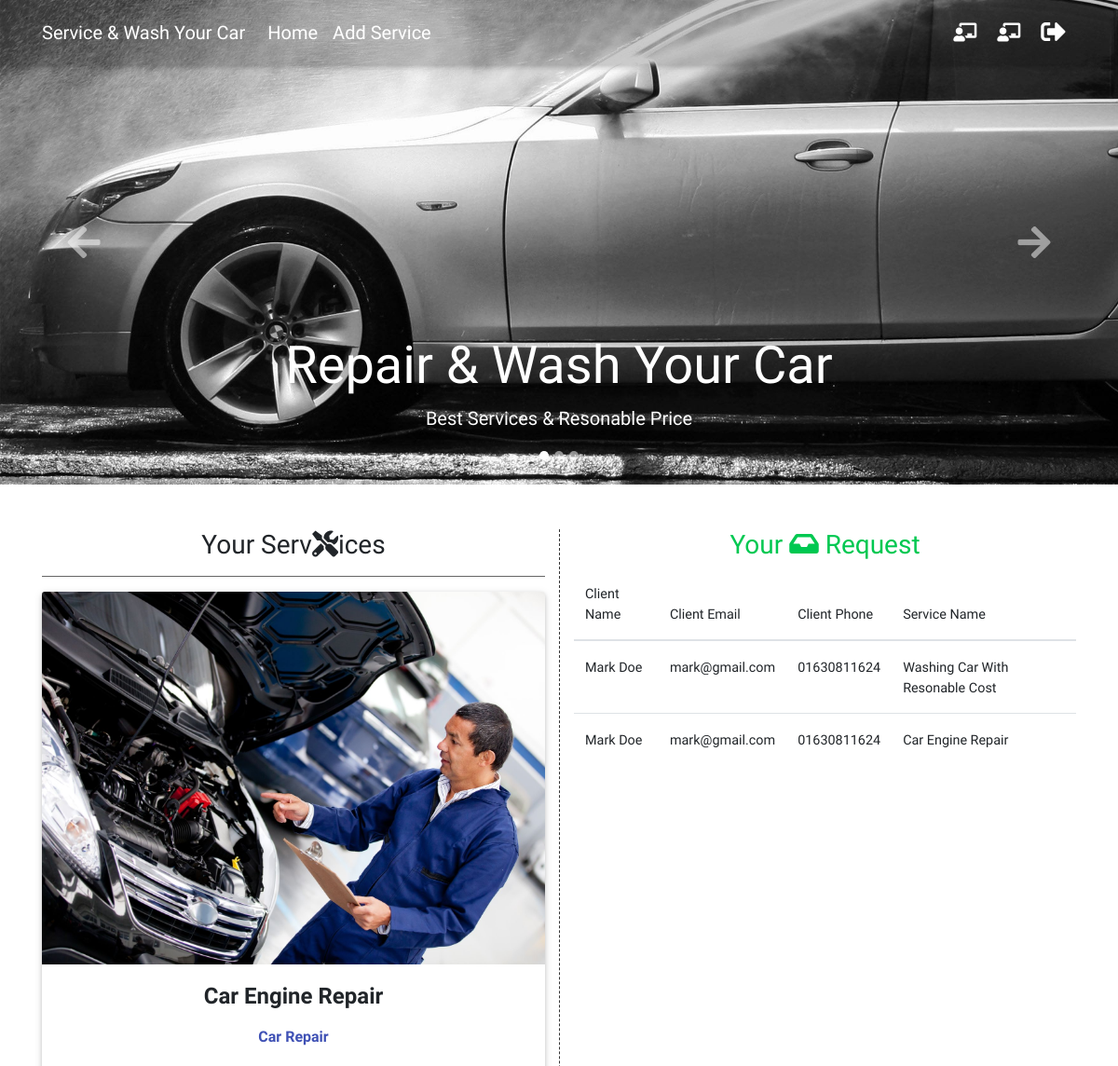
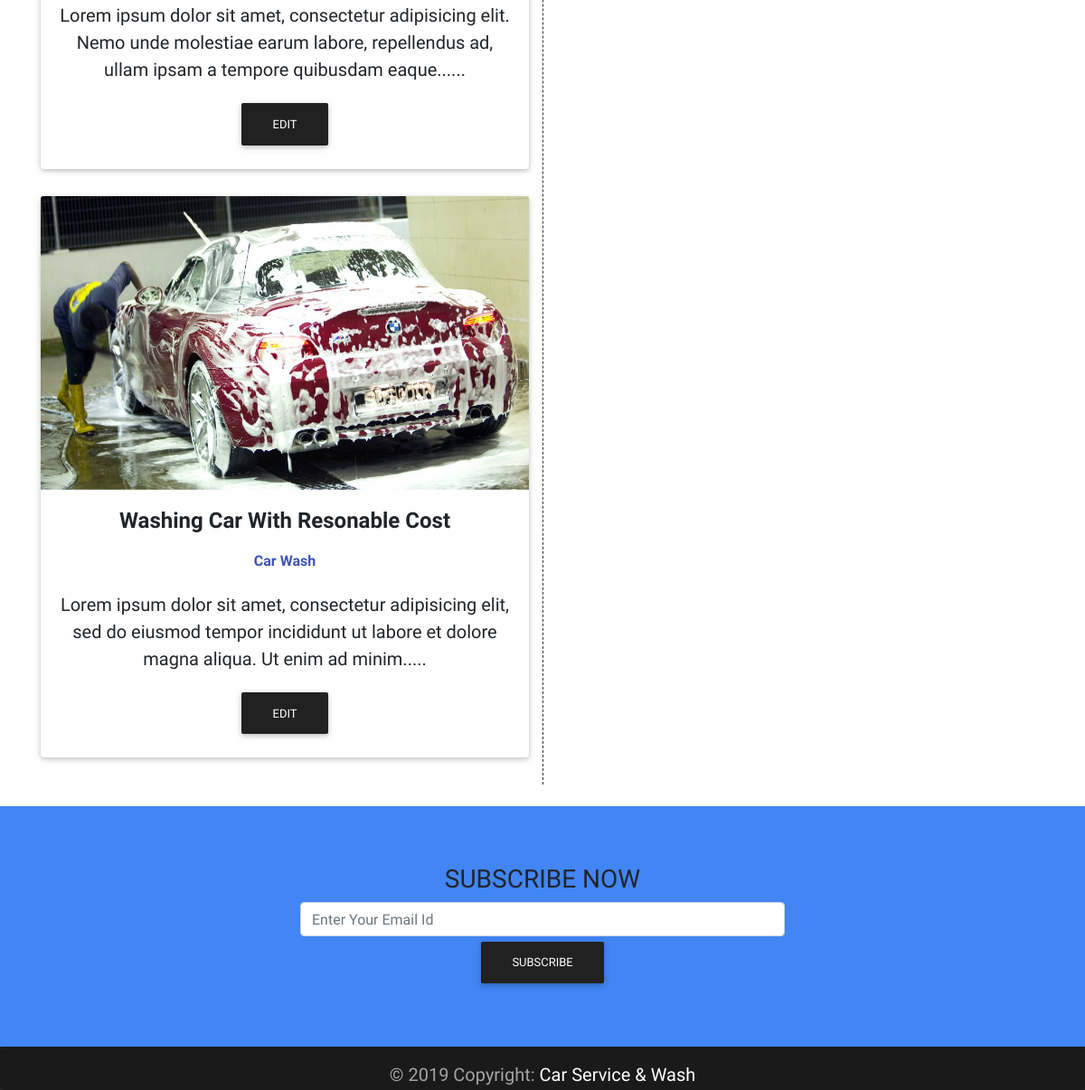
Screenshot of /provider_dashboard.php (signed in) with the database file from the repository (2 pictures, top to bottom).
### tables this page shows
CREATE TABLE `services` (
  `id` int(11) UNSIGNED NOT NULL,
  `name` varchar(150) NOT NULL,
  `location` varchar(150) NOT NULL,
  `phone` varchar(15) NOT NULL,
  `category_id` int(10) UNSIGNED NOT NULL,
  `user_id` int(10) UNSIGNED NOT NULL,
  `description` text NOT NULL,
  `price` varchar(20) NOT NULL,
  `image` varchar(255) NOT NULL,
  `date` timestamp NOT NULL DEFAULT CURRENT_TIMESTAMP
);

CREATE TABLE `categories` (
  `id` int(11) UNSIGNED NOT NULL,
  `name` varchar(140) NOT NULL
);

CREATE TABLE `requests` (
  `id` int(10) UNSIGNED NOT NULL,
  `provider_id` int(10) UNSIGNED NOT NULL,
  `service_id` int(10) UNSIGNED NOT NULL,
  `user_id` int(10) UNSIGNED NOT NULL,
  `date` timestamp NOT NULL DEFAULT CURRENT_TIMESTAMP
);

CREATE TABLE `users` (
  `id` int(11) UNSIGNED NOT NULL,
  `full_name` varchar(150) NOT NULL,
  `email` varchar(150) NOT NULL,
  `phone` varchar(20) NOT NULL,
  `user_type` int(11) NOT NULL,
  `password` varchar(140) NOT NULL,
  `reset_code` varchar(32) DEFAULT NULL,
  `is_active` tinyint(4) DEFAULT '0',
  `date` timestamp NOT NULL DEFAULT CURRENT_TIMESTAMP
);

### lib/Session.php (called while the page is built, shortened)
<?php
    class Session{
    public static function get($key){
    if (isset($_SESSION[$key])) {
            return $_SESSION[$key];
        } else {
            return false;
        }
    }
    }
    ?>

### classes/User.php (called while the page is built, shortened)
<?php
	$filepath=realpath(dirname(__FILE__));
	include_once ($filepath.'../../lib/Database.php') ;
	include_once ($filepath.'../../helpers/Format.php') ;
?>
<?php
class User
{
	private $db;
	function __construct(){
		$this->db=new Database();
	}
	public function getUserIdAndUserType(){
		return array(Session::get('userId'),Session::get('userType'));
	}
	public function getUserCategoryName($userId,$userType){
		$query = "SELECT name FROM user_categories LEFT JOIN users ON users.id='$userId' WHERE user_categories.id='$userType'";
		$result = $this->db->select($query);
		if($result){
			while ($value = $result->fetch_assoc()) {
				return $value['name'];
			}
		}
	}
	public function checkNormalUser(){
		list($x,$y) = $this->getUserIdAndUserType();
		if ($this->getUserCategoryName($x,$y) === 'User') {
			return true;
		}
		return false;
	}
}
?>

### lib/Database.php (called while the page is built, shortened)
<?php
    Class Database{
     public $host   = DB_HOST;
     public $user   = DB_USER;
     public $pass   = DB_PASS;
     public $dbname = DB_NAME;
     public $link;
    private function connectDB(){
     $this->link = new mysqli($this->host, $this->user, $this->pass,
      $this->dbname);
     }
    public function select($query){
      $result = $this->link->query($query) or
       die($this->link->error.__LINE__);
      if($result->num_rows > 0){
        return $result;
      } else {
        return false;
      }
     }
    }

### inc/inc.php (called while the page is built, shortened)
<?php
include 'lib/Session.php' ;
	include 'lib/Database.php' ;
	include 'helpers/Format.php';
	$fm = new Format();
	$user = new User();
	$service = new Service();
	$request = new Request();
?>

### classes/Service.php (called while the page is built, shortened)
<?php
	$filepath=realpath(dirname(__FILE__));
	include_once ($filepath.'/../lib/Database.php');
	include_once ($filepath.'/../helpers/Format.php') ;
	include_once 'Category.php';
?>
<?php
	class Service
	{
		private $db;
		function __construct(){
			$this->db=new Database();
		}
		public function getAllServiceByProvider(){
			$user_id = (Session::get('userId') !== false) ? Session::get('userId') : $id;
			$query="SELECT services.*,
					services.id as service_id,
					categories.name as cat_name,
					categories.id as cat_id
					FROM services
					INNER JOIN categories
					on services.category_id = categories.id
					WHERE services.user_id = '$user_id'
					order by services.id desc";
	   		$result=$this->db->select($query);
	   		return $result;
		}
	}
?>

### classes/Category.php (called while the page is built, shortened)
<?php
	$filepath=realpath(dirname(__FILE__));
	include_once ($filepath.'/../lib/Database.php');
	include_once ($filepath.'/../helpers/Format.php') ;
?>

### helpers/Format.php (called while the page is built, shortened)
<?php
class Format
{
    public function textShorten($text, $limit = 400){
        $text = $text. " ";
        $text = substr($text, 0, $limit);
        $text = substr($text, 0, strrpos($text, ' '));
        $text = $text.".....";
        return $text;
    }
}
?>

### classes/Request.php (called while the page is built, shortened)
<?php
	$filepath=realpath(dirname(__FILE__));
	include_once ($filepath.'/../lib/Database.php');
	include_once ($filepath.'/../helpers/Format.php') ;
?>
<?php
class Request
{
	private $db;
	function __construct(){
		$this->db=new Database();
	}
	public function getAllRequestForProvider(){
		$user_id = (Session::get('userId') !== false) ? Session::get('userId') : $id;
		$query="SELECT requests.id as request_id,
				users.full_name as user_name,
				users.email as email,
				users.phone as phone,
				users.id as user_id,
				services.name as service_name,
				services.id as service_id
				FROM requests
				INNER JOIN services
				on requests.service_id = services.id
				INNER JOIN users
				on requests.user_id = users.id
				WHERE requests.provider_id = '$user_id'
				order by requests.id desc";
   		$result=$this->db->select($query);
   		return $result;
	}
}
?>

### provider_dashboard.php (the view, shortened to what this page needs)
<?php include 'inc/header.php'; ?>
<?php include 'inc/top_nav.php'; ?>
<?php include 'inc/carousel.php'; ?>
<main>
	<div class="container">
		<div class="mt-5 wow fadeIn">
			<div class="row">
				<div class="col-md-6">
					<h3 class="text-center">Your Serv<i class="fas fa-tools"></i>ices</h3>
					<hr class="hr-dark">
					<?php
						$result = $service->getAllServiceByProvider();
						if($result){
							while ($value = $result->fetch_assoc()) {
					?>
						<div class="card card-cascade wider reverse">
							<div class="view view-cascade overlay">
							    <img class="card-img-top" src="admin/upload/<?php echo $value['image'] ?>" alt="Card image cap">
							</div>
							<div class="card-body card-body-cascade text-center">
							    <h4 class="card-title"><strong><?php echo $value['name']; ?></strong></h4>
							    <h6 class="font-weight-bold indigo-text py-2"><?php echo $value['cat_name']; ?></h6>
							    <p class="card-text">
							    	<?php echo $fm->textShorten(htmlspecialchars_decode($value['description']),150) ?>
							    </p>
							    <a href="edit_service.php?id=<?php echo $value['id'] ;?>" class="btn btn-dark">Edit</a>
							</div>
						</div>
						<br>
					<?php }  } else { ?>
						<div class="alert alert-warning" role="alert">
						  You Dont Have Any Service <a href="add_service.php" class="alert-link">Add Service</a>. Give it a click if you like.
						</div>
					<?php }  ?>
				</div>
				<div class="col-md-6" style="border-left: 1px dashed #333;">
					<h3 class="text-center text-success">Your <i class="fas fa-inbox"></i> Request</h3>
						<table class="table table-responsive table-inverse">
							<thead>
								<tr>
									<th>Client Name</th>
									<th>Client Email</th>
									<th>Client Phone</th>
									<th>Service Name</th>
								</tr>
							</thead>
							<tbody>
								<?php
									$result = $request->getAllRequestForProvider();
									if($result){
										while ($value = $result->fetch_assoc()) {
								?>
								<tr>
									<td><?php echo $value['user_name'] ?></td>
									<td><?php echo $value['email'] ?></td>
									<td><?php echo $value['phone'] ?></td>
									<td><?php echo $value['service_name'] ?></td>
								</tr>
								<?php } } ?>
							</tbody>
						</table>
				</div>
			</div>
		</div>
	</div>
</main>
<?php include 'inc/footer.php'; ?>

### inc/header.php (shortened to what this page needs)
<?php include 'inc.php'; ?>
<!DOCTYPE html>
<html lang="en">
<head>
	<link rel="stylesheet" href="assets/css/font.css">
	<link rel="stylesheet" href="assets/css/bootstrap.min.css">
	<link rel="stylesheet" href="assets/css/mdb.min.css">
	<link rel="stylesheet" href="assets/css/summernote.css">
	<link rel="stylesheet" href="assets/css/style.css">
</head>
<body>

### inc/top_nav.php (shortened to what this page needs)
<nav class="navbar fixed-top navbar-expand-lg navbar-dark  scrolling-navbar">
    <div class="container">
        <a class="navbar-brand" href="index.php">
        <strong>Service & Wash Your Car</strong>
        </a>
        <div class="collapse navbar-collapse" id="navbarSupportedContent">
            <ul class="navbar-nav mr-auto">
                <li class="nav-item">
                  <a class="nav-link" href="index.php">Home
                  </a>
                </li>
                <?php if (Session::get('userLogin') == true || isset($_COOKIE['user'])): ?>
                    <?php if ($user->checkNormalUser() === false): ?>
                        <li class="nav-item">
                          <a class="nav-link" href="<?php echo URLROOT ?>/add_service.php">Add Service</a>
                        </li>
                    <?php endif ?>
                <?php endif ?>
            </ul>
            <ul class="navbar-nav nav-flex-icons">
                <?php if (Session::get('userLogin') == true || isset($_COOKIE['user'])): ?>
                    <?php if ($user->checkNormalUser() === false): ?>
                        <li class="nav-item">
                            <a href="<?php echo(URLROOT);?>/provider_dashboard.php" class="nav-link" title="Provider Dashboard">
                                <i class="fas fa-chalkboard-teacher"></i>
                            </a>
                        </li>
                     <?php endif ?>
                        <li class="nav-item">
                            <a href="<?php echo(URLROOT);?>/user_dashboard.php" class="nav-link" title="User Dashboard">
                                <i class="fas fa-chalkboard-teacher"></i>
                            </a>
                        </li>
                    <li class="nav-item">
                        <a href="<?php echo(URLROOT);?>/logout.php?action=logout" class="nav-link" title="logout">
                            <i class="fas fa-sign-out-alt fa-lg"></i>
                        </a>
                    </li>
                <?php endif ?>
            </ul>
        </div>
    </div>
</nav>

### inc/carousel.php (shortened to what this page needs)
<header>
  <div id="carouselExampleIndicators" class="carousel slide" data-ride="carousel">
    <ol class="carousel-indicators">
      <li data-target="#carouselExampleIndicators" data-slide-to="0" class="active"></li>
      <li data-target="#carouselExampleIndicators" data-slide-to="1"></li>
      <li data-target="#carouselExampleIndicators" data-slide-to="2"></li>
    </ol>
    <div class="carousel-inner" role="listbox">
      <div class="carousel-item active" style="background-image: url('assets/img/carosuel/car_wash1.jpg')">
        <div class="carousel-caption d-none d-md-block">
          <h3 class="display-4">Repair & Wash Your Car</h3>
          <p class="lead">Best Services & Resonable Price</p>
        </div>
      </div>
    </div>
    <a class="carousel-control-prev" href="#carouselExampleIndicators" role="button" data-slide="prev">
          <i class="fas fa-arrow-left fa-2x"></i>
        </a>
    <a class="carousel-control-next" href="#carouselExampleIndicators" role="button" data-slide="next">
          <i class="fas fa-arrow-right fa-2x"></i>
        </a>
  </div>
</header>

### inc/footer.php (shortened to what this page needs)
	<section class="bg-primary text-center p-5 mt-4">
		<div class="container p-3">
			<h3>SUBSCRIBE NOW</h3>
			<form action="#" method="POST">
				<input type="text" class="form-control w-50 align-content-center d-inline-flex" name="text" placeholder="Enter Your Email Id">
				<br>
				<button type="button" class="btn btn-dark" >Subscribe</button>
			</form>
		</div>
	</section>
		<footer class="page-footer font-small elegant-color-dark">
		  <div class="footer-copyright text-center py-3 form-control-lg">© <?php echo date("Y"); ?> Copyright:
		    <a href="index.php">Car Service & Wash</a>
		  </div>
		</footer>
	</body>
</html>

### assets/css/style.css (style rules this page uses)
body { font-family: 'Grenze', serif; font-size: 20px; }
.carousel-item { height: 65vh; min-height: 350px; background: no-repeat center center scroll; -webkit-background-size: cover; -moz-background-size: cover; -o-background-size: cover; background-size: cover; }
.navbar { background-color: rgba(0, 0, 0, 0.2); }

### rows the page displays
services: image (picture), name "Car Engine Repair", category.name "Car Repair", description "Lorem ipsum dolor sit amet, consectetur adipisicing elit. Nemo unde molestiae earum labore, repellendus ad, ullam ipsam a tempore quibusdam eaque......"
services: image (picture), name "Washing Car With Resonable Cost", category.name "Car Wash", description "Lorem ipsum dolor sit amet, consectetur adipisicing elit, sed do eiusmod tempor incididunt ut labore et dolore magna aliqua. Ut enim ad minim....."
requests: user.full_name "Mark Doe", user.email "mark@gmail.com", user.phone "01630811624", service.name "Washing Car With Resonable Cost"
requests: user.full_name "Mark Doe", user.email "mark@gmail.com", user.phone "01630811624", service.name "Car Engine Repair"
